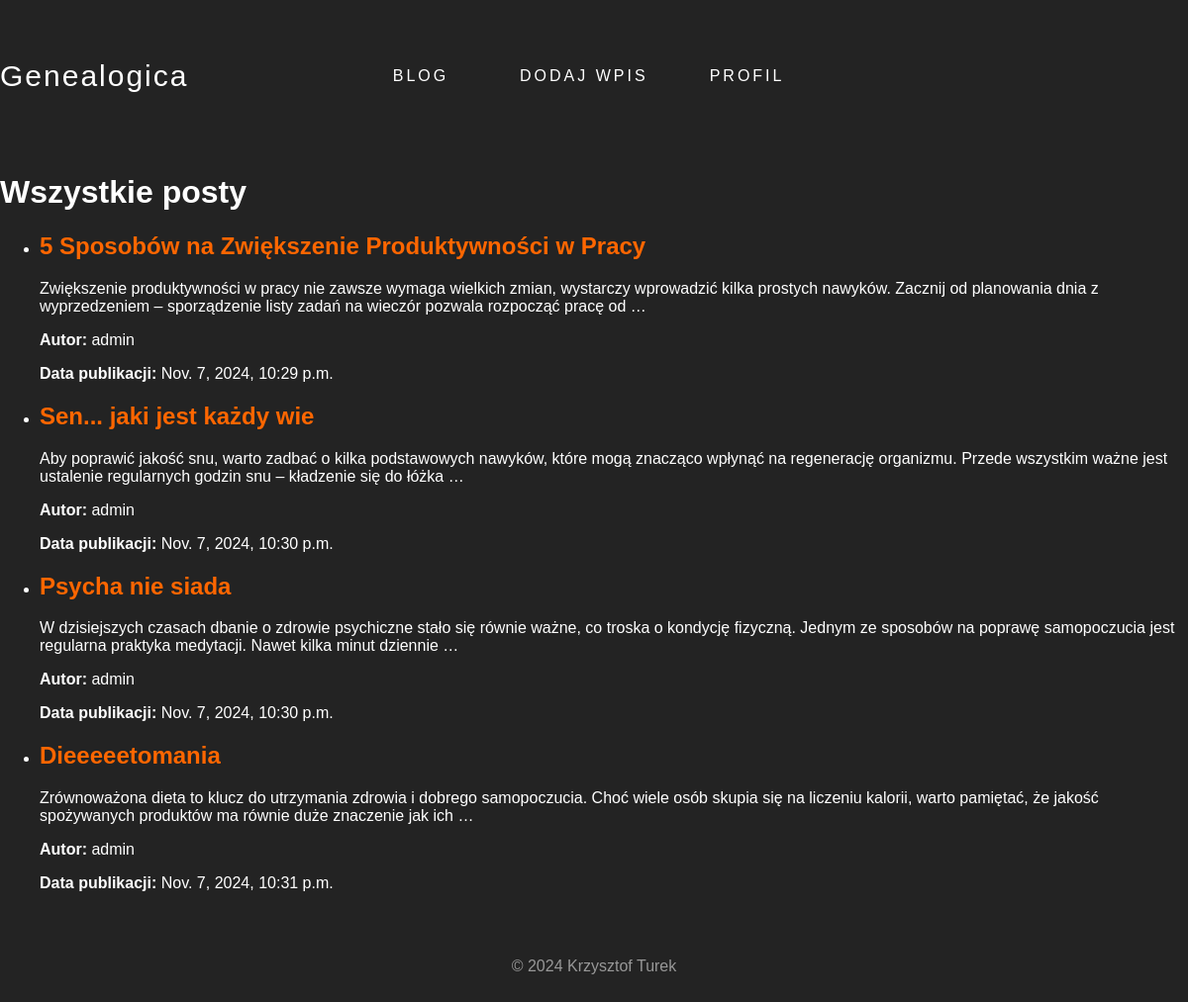
The app's page /blog/blog/, older data.
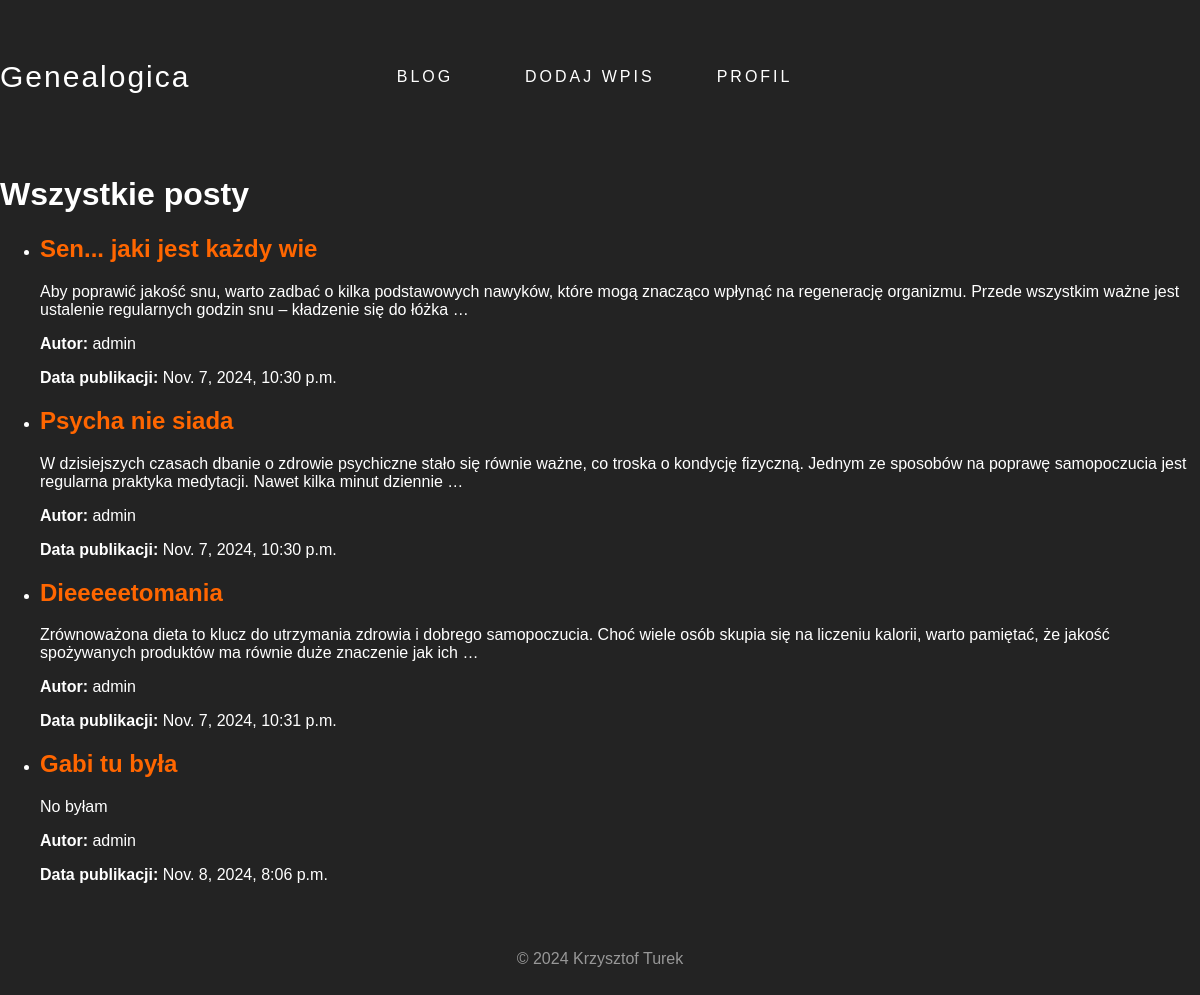
The same page, newer data.
### blog/models.py (models this page shows, shortened)
class Post(models.Model):
    title = models.CharField(max_length=200)
    content = models.TextField()
    author = models.ForeignKey(User, on_delete=models.CASCADE)
    created_at = models.DateTimeField(auto_now_add=True)
    updated_at = models.DateTimeField(auto_now=True)

### blog/views.py (the view)
# urls.py: path('blog/', views.blog_home, name='blog_home'),
def blog_home(request):
    posts = Post.objects.all()
    return render(request, 'blog/blog_home.html', {'posts': posts})

### blog/templates/blog/blog_home.html
{% extends 'blog/base.html' %}
{% block content %}
    <h1>Wszystkie posty</h1>
        <ul>
            {% for post in posts %}
            <li>
                <h2><a href="{% url 'post_detail' post.id %}">{{ post.title }}</a></h2>
                <p>{{ post.content|truncatewords:30 }}</p>
                <p><strong>Autor:</strong> {{ post.author.username }}</p>
                <p><strong>Data publikacji:</strong> {{ post.created_at }}</p>
            </li>
            {% empty %}
            <p>Brak postów.</p>
            {% endfor %}
        </ul>
{% endblock %}

### blog/templates/blog/base.html (shortened to what this page needs)
<!DOCTYPE html>
<html lang="en">
<head>
    {% load static %}
    <link rel="stylesheet" href="{% static 'blog/base.css' %}">
</head>
<body>
<div class="container">
    <div class="header">
        <div class="header-logo">
            <h1>Genealogica</h1>
        </div>
        <div class="header-nav">
            <ol>
                <li><a href="{% url 'blog_home' %}" class="withHover">Blog</a></li>
                <li><a href="{% url 'create_post' %}" class="withHover">Dodaj wpis</a></li>
                <li><a href="{% url 'profile' %}" class="withHover">Profil</a></li>
            </ol>
        </div>
    </div>
    <main>
        {% block content %}{% endblock %}
    </main>
    <div class="footer">
        <div class="footer-copyright">
            <p>&copy; 2024 Krzysztof Turek</p>
        </div>
    </div>
</div>
</body>
</html>

### blog/static/blog/base.css (style rules this page uses)
body { margin: 0; width: 100%; min-height: 100%; font-family: 'Poppins', sans-serif; font-weight: 300; color: var(--font-white); background-color: var(--bg-color); }
html { --bg-color: #232323; --font-white: #ffffff; --font-dark: #989898; --link-color: #ff6600; scroll-behavior: smooth; }
.header { width: auto; height: 55px; padding: 50px 0px 50px 0px; }
.header-logo { width: auto; height: auto; float: left; }
.header-logo h1 { height: 35px; margin: 0; text-align: center; font-size: 30px; font-weight: normal; letter-spacing: 2px; padding: 10px 0px 10px 0px; }
.header-nav ol { max-width: 700px; height: 55px; margin: 0; margin-left: 350px; margin-right: auto; padding: 0; text-align: center; list-style-type: none; }
.header-nav ol > li { min-width: 100px; height: 20px; padding: 17.5px 25px 17.5px 25px; text-transform: uppercase; letter-spacing: 3px; float: left; }
.header-nav a { color: var(--font-white); transition: 0.2s; }
.footer { width: 100%; height: auto; padding: 25px 0 25px 0; }
.footer-copyright { width: auto; height: auto; padding: 25px 0 25px 0; text-align: center; }
.footer-copyright p { margin: 0; color: var(--font-dark); }
a { color: var(--link-color); text-decoration: none; transition: color 0.3s ease; }

Row changes from the older to the newer data that the page shows:
removed Post: title "5 Sposobów na Zwiększenie Produktywności w Pracy", content "Zwiększenie produktywności w pracy nie zawsze wymaga wielkich zmian, wystarczy wprowadzić kilka prostych nawyków. Zacznij od planowania dnia z wyprzedzeniem – sporządzenie listy zadań na wieczór pozwala rozpocząć pracę od …", author.username "admin", created_at "Nov. 7, 2024, 10:29 p.m."
added Post: title "Gabi tu była", content "No byłam", author.username "admin", created_at "Nov. 8, 2024, 8:06 p.m."
